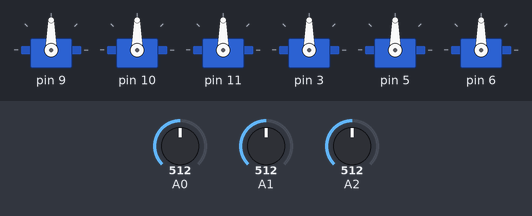
Simulated run of this sketch. Board: Arduino Uno, built with avr-gcc and run on an emulated ATmega328P. Parts: 6 × servo. The inputs (shaded band) are chosen by the test bench; at power-on: A0 = 512, A1 = 512, A2 = 512.

Above: at 1.2 s.
1.3 s: A0 set to 716
At 2.0 s:
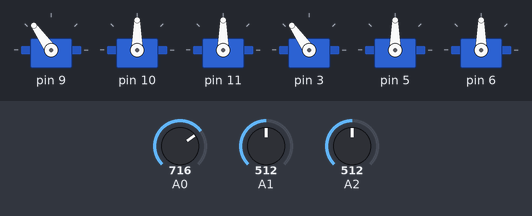
2.8 s: A1 set to 716
At 3.1 s:
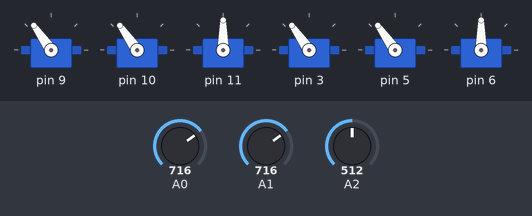
4.3 s: A2 set to 716
At 5.4 s:
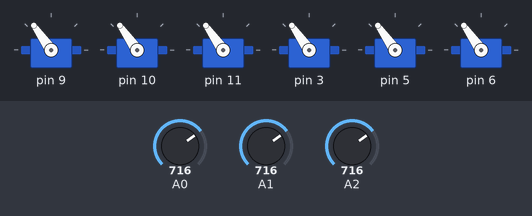
5.8 s: A0 set to 900
At 6.6 s:
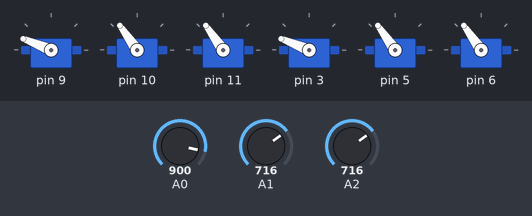
7.3 s: A1 set to 900
At 7.7 s:
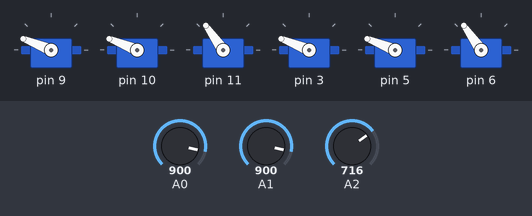
8.8 s: A2 set to 900
At 10.0 s:
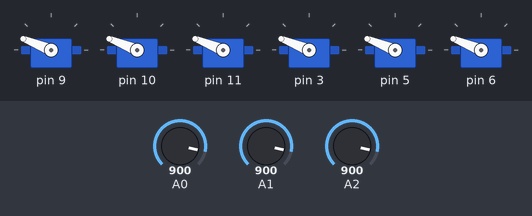
Timing chart, 0 to 11.3 s (numbered marks = the images above; inputs shaded):
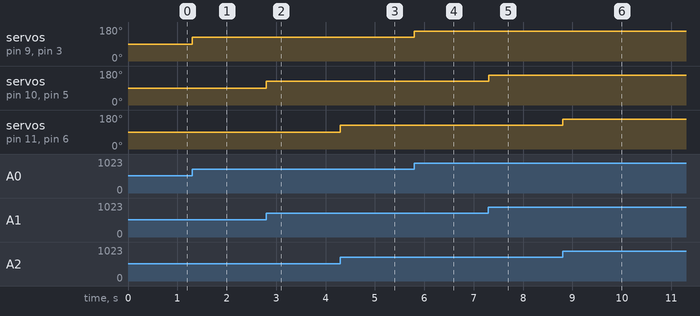

Measured:
- after the input at 1.3 s, servo on pin 9, servo on pin 3: 90° → 125° at once
- after the input at 2.8 s, servo on pin 10, servo on pin 5: 90° → 125° at once
- after the input at 4.3 s, servo on pin 11, servo on pin 6: 90° → 125° at once
- after the input at 5.8 s, servo on pin 9, servo on pin 3: 125° → 158° at once
- after the input at 7.3 s, servo on pin 10, servo on pin 5: 125° → 158° at once
- after the input at 8.8 s, servo on pin 11, servo on pin 6: 125° → 158° at once

The sketch:

ThumbsRobotVersion2.ino
```cpp
#include <Servo.h>

#include <Adafruit_PWMServoDriver.h>
Adafruit_PWMServoDriver pwmDriver = Adafruit_PWMServoDriver(0x40);

Servo servo[6];
void setup() {
  // put your setup code here, to run once:
  pinMode(A0, INPUT);
  pinMode(A1, INPUT);
  pinMode(A2, INPUT);

  servo[0].attach(9);
  servo[1].attach(10);
  servo[2].attach(11);

  servo[3].attach(3);
  servo[4].attach(5);
  servo[5].attach(6);

  //pwmDriver.begin();
  //pwmDriver.setPWMFreq(51);
  Serial.begin(9600);
  //pwmDriver.setPWM(0, 0, 500);  // ID, on Time, off Time out of 4096
   //#define MIN_MG90S 102  //  4096 / 40 == 102.4 based on a general servo range
  //#define MAX_MG90S 512 // 4096 / 8 == 512    based on a general servo range
  //#define FREQUENCY_MG90SS 51 // 50 Hz (needs to add 1)
}

int tempADC[3] = {0};
void loop() {
  // put your main code here, to run repeatedly:

  tempADC[0] = analogRead(A0);
  servo[0].write(map(tempADC[0] , 0, 1023, 0, 180));
  servo[3].write(map(tempADC[0] , 0, 1023, 0, 180));

  tempADC[1] = analogRead(A1);
  servo[1].write(map(tempADC[1], 0, 1023, 0, 180));
  servo[4].write(map(tempADC[1], 0, 1023, 0, 180));


  tempADC[2] = analogRead(A2);
  servo[2].write(map(tempADC[2], 0, 1023, 0, 180));
  servo[5].write(map(tempADC[2], 0, 1023, 0, 180));

//  tempADC[0] = analogRead(A0);
////  pwmDriver.setPWM(0, 0, map(tempADC[0], 0, 1023, 102, 512));
//  servo[1].write(map(tempADC[0], 0, 1023, 0, 180));
//  servo[3].write(map(tempADC[0], 0, 1023, 0, 180));
//  servo[4].write(map(tempADC[0], 0, 1023, 0, 180));
//  servo[5].write(map(tempADC[0], 0, 1023, 0, 180));

  // delay(10);

}
```
